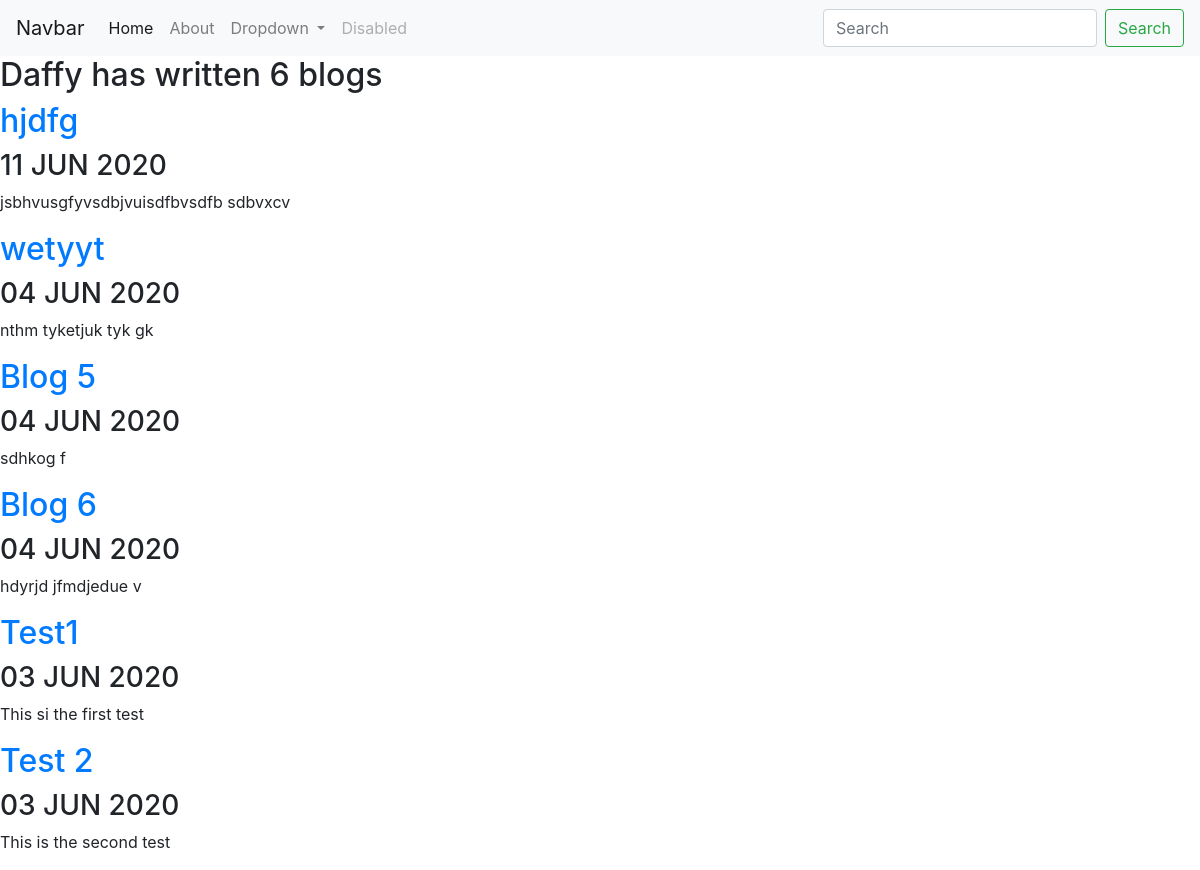
Screenshot of /blog/ with the database file from the repository.
### blog/models.py (models this page shows, shortened)
class Blog(models.Model):
    title = models.CharField(max_length = 200)
    description = models.TextField()
    date = models.DateField()

### blog/views.py (the view)
# urls.py: path('', views.all_blogs, name = 'all_blogs' ),
def all_blogs(request):
    blog = Blog.objects.order_by('-date')
    return render(request, 'blog/all_blogs.html', {'blogs': blog})

### blog/templates/blog/all_blogs.html
{%  extends 'portfolio/base.html' %}
{% block content %}
    <h2>Daffy has written {{ blogs.count }} blog{{ blogs.count|pluralize }}</h2>
    {% for blog in blogs %}
    <a href="{% url 'blog:detail' blog.id %}"> <h2>{{ blog.title }}</h2> </a>
    <h3>{{ blog.date|date:'d M Y'|upper }}</h3>
    <p>{{ blog.description|truncatechars:100 }}</p>
    {% endfor %}
  {% endblock %}

### rows the page displays
Blog: title "hjdfg", date "11 JUN 2020", description "jsbhvusgfyvsdbjvuisdfbvsdfb sdbvxcv"
Blog: title "wetyyt", date "04 JUN 2020", description "nthm tyketjuk tyk gk"
Blog: title "Blog 5", date "04 JUN 2020", description "sdhkog f"
Blog: title "Blog 6", date "04 JUN 2020", description "hdyrjd jfmdjedue v"
Blog: title "Test1", date "03 JUN 2020", description "This si the first test"
Blog: title "Test 2", date "03 JUN 2020", description "This is the second test"

### other values shown
{{ blogs.count }} "6"
